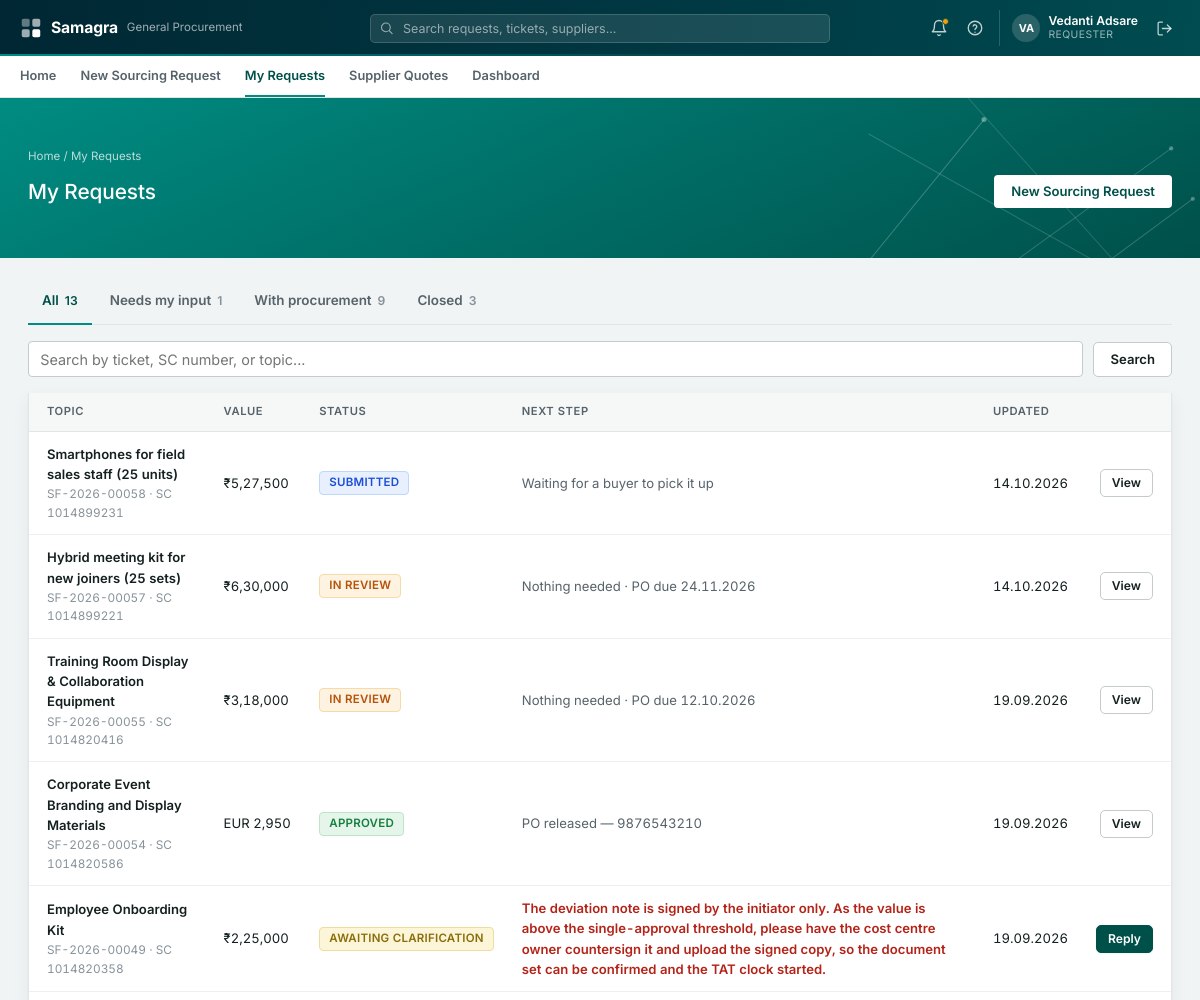
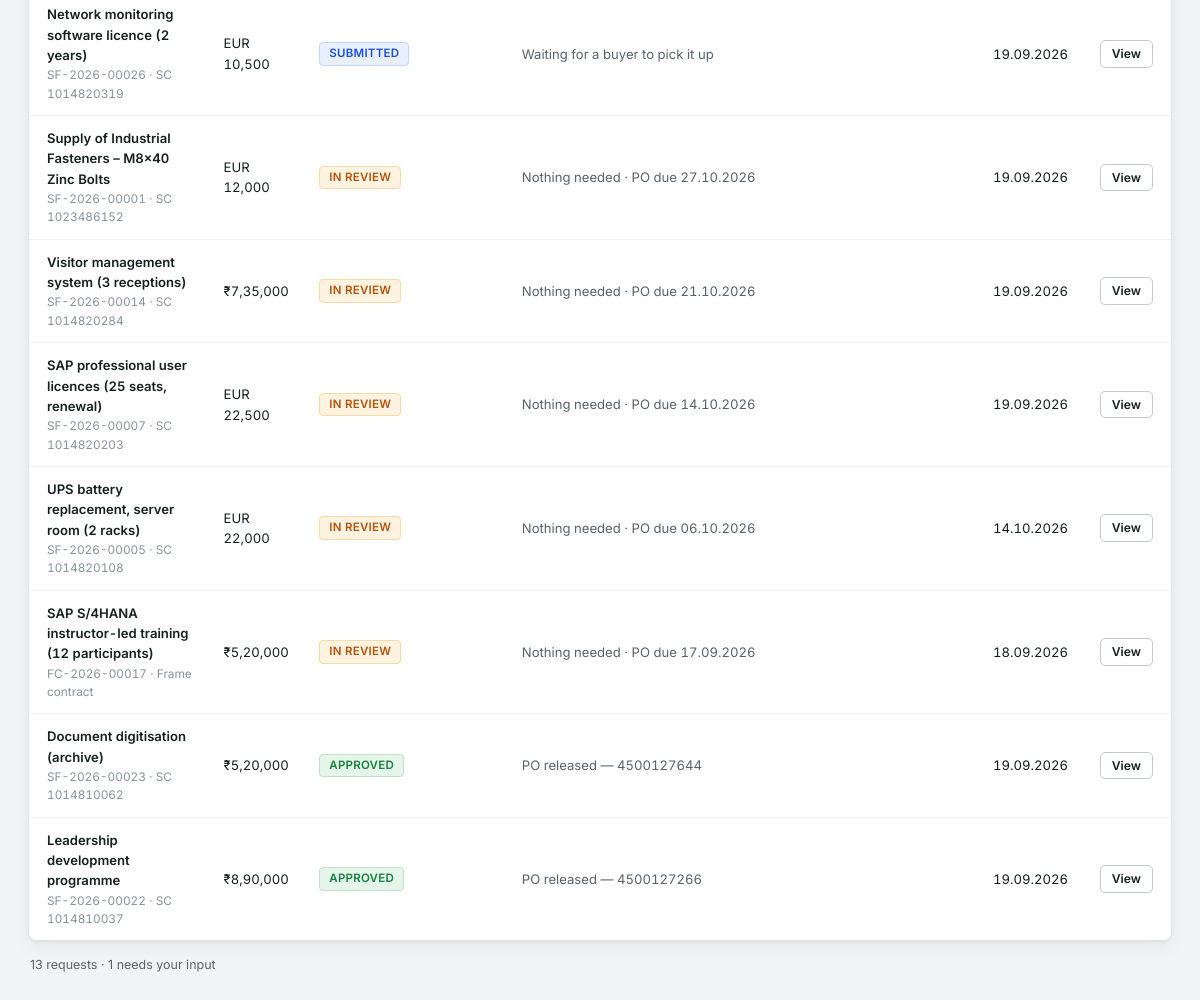
Page /requests (signed in) on the earlier database version (2 pictures, top to bottom).
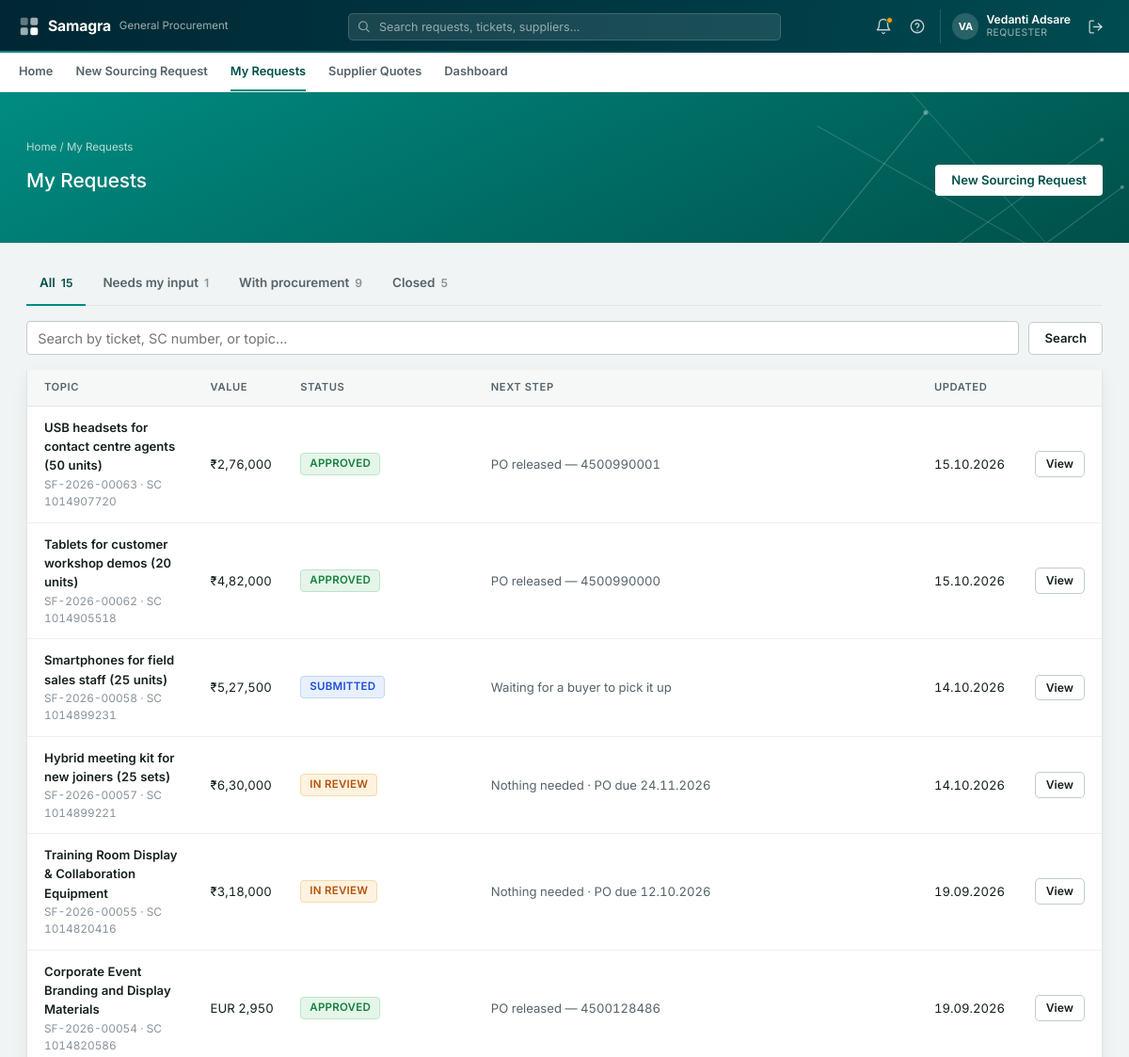
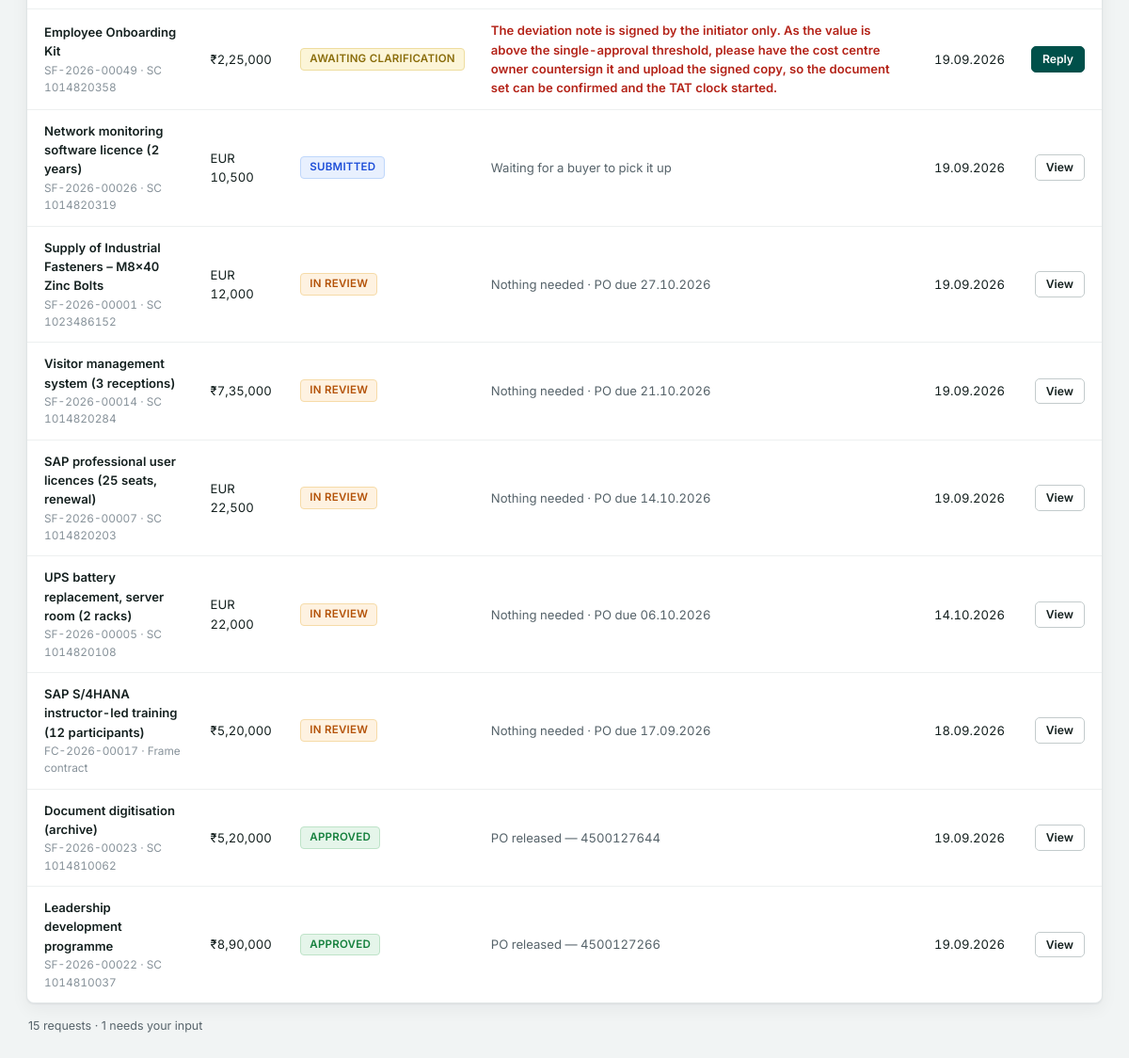
Same page on the later database version (2 pictures, top to bottom).
### tables this page shows
CREATE TABLE cases (
    id                          INTEGER PRIMARY KEY AUTOINCREMENT,
    ticket_no                   TEXT UNIQUE,
    sc_number                   TEXT NOT NULL UNIQUE,
    topic_title                 TEXT NOT NULL,
    description                 TEXT,
    requestor_name              TEXT NOT NULL,
    requestor_email             TEXT NOT NULL,
    requestor_contact           TEXT,
    is_on_behalf                INTEGER DEFAULT 0,
    submitted_by_name           TEXT,
    submitted_by_email          TEXT,
    requesting_dept             TEXT NOT NULL,
    requisitioning_bu           TEXT,
    expense_commodity           TEXT,
    delivery_location           TEXT,
    topic_value_inr             REAL NOT NULL,
    currency                    TEXT,
    tax_basis                   TEXT,
    fc_valid_till               DATE,
    date_required_by            DATE,
    submitted_at                TIMESTAMP NOT NULL,
    status                      TEXT NOT NULL,
    assigned_buyer              TEXT,
    final_corrected_docs_date   DATE,
    defined_tat                 INTEGER,
    expected_po_closure         DATE,
    case_folder                 TEXT NOT NULL,
    parse_status                TEXT,
    remarks_for_user            TEXT,
    remarks_for_buyer           TEXT,
    in_scope                    INTEGER DEFAULT 1
, cost_center TEXT, employee_code TEXT, user_id TEXT, sourcing_type TEXT DEFAULT 'Product', fx_rate REAL DEFAULT 1.0, topic_value_foreign REAL, delivery_from_date DATE, delivery_to_date DATE, mrm_conducted TEXT, mrm_reason TEXT, po_number TEXT, delivery_building TEXT, mrm_relevant TEXT, offer_analysis TEXT, offer_analysis_at TIMESTAMP, source TEXT DEFAULT 'portal', external_case_id TEXT, category TEXT, est_value REAL, est_currency TEXT, rfq_deadline DATE, external_status TEXT, sourcing_basis TEXT DEFAULT 'One-time sourcing', value_eur REAL, offer_comparison TEXT, brief TEXT, brief_at TIMESTAMP, brief_key TEXT, market_benchmark TEXT, market_benchmark_at TIMESTAMP, infosec_answers TEXT, infosec_required INTEGER);

CREATE TABLE audit_trail (
    id            INTEGER PRIMARY KEY AUTOINCREMENT,
    case_id       INTEGER NOT NULL REFERENCES cases(id),
    actor         TEXT NOT NULL,
    action        TEXT NOT NULL,
    detail        TEXT,
    created_at    TIMESTAMP NOT NULL
, visibility TEXT DEFAULT 'internal');

### routers/requester_routes.py (the view)
@router.get("/requests", response_class=HTMLResponse)
async def my_requests_list(request: Request, user=Depends(require_requester), q: str = ""):
    cases = db.list_cases({"requestor_email": user["email"]})
    if q.strip():
        needle = q.strip().lower()
        cases = [
            c for c in cases
            if needle in (c["ticket_no"] or "").lower()
            or needle in (c["sc_number"] or "").lower()
            or needle in (c["topic_title"] or "").lower()
        ]
    closed = db.closed_dates()
    counts = {"needs-input": 0, "with-procurement": 0, "completed": 0}
    for c in cases:
        clock = clock_for(c, closed.get(c["id"]))
        c["days_text"] = clock["text"]
        c["clock_sub"] = clock["sub"]
        c["clock_tone"] = clock["tone"]
        c["category"] = _list_category(c["status"])
        c["next_step"] = _next_step_text(c)
        audit = db.list_audit(c["id"])
        c["updated_at"] = audit[-1]["created_at"] if audit else c["submitted_at"]
        counts[c["category"]] += 1
    return templates.TemplateResponse(
        request,
        "requester/my_requests_list.html",
        {
            "user": user,
            "nav_page": "my_requests",
            "cases": cases,
            "q": q,
            "counts": counts,
        },
    )

### templates/requester/my_requests_list.html (shortened to what this page needs)
{% extends "base.html" %}
{% block hero %}
<div class="sf-hero-band">
    <div class="sf-hero-inner">
        <div class="sf-hero-breadcrumb">Home / My Requests</div>
        <div class="sf-hero-row">
            <div class="sf-hero-title-group">
                <h1 class="sf-hero-title">My Requests</h1>
            </div>
            <div class="sf-hero-actions">
                <a href="/requests/new" class="sf-hero-btn sf-hero-btn--solid">New Sourcing Request</a>
            </div>
        </div>
    </div>
</div>
{% endblock %}
{% block content %}
<div class="sf-list-tabs" data-list-tabs>
    <a href="#" class="sf-list-tabs__item active" data-tab-filter="all">All <span class="sf-list-tabs__count">{{ cases | length }}</span></a>
    <a href="#" class="sf-list-tabs__item" data-tab-filter="needs-input">Needs my input <span class="sf-list-tabs__count">{{ counts["needs-input"] }}</span></a>
    <a href="#" class="sf-list-tabs__item" data-tab-filter="with-procurement">With procurement <span class="sf-list-tabs__count">{{ counts["with-procurement"] }}</span></a>
    <a href="#" class="sf-list-tabs__item" data-tab-filter="completed">Closed <span class="sf-list-tabs__count">{{ counts["completed"] }}</span></a>
</div>
<form method="get" action="/requests" class="sf-filters" style="margin:16px 0;">
    <div class="sf-field sf-field--search" style="margin-bottom:0;">
        <input type="text" name="q" value="{{ q }}" placeholder="Search by ticket, SC number, or topic...">
    </div>
    <button type="submit" class="sf-btn sf-btn--secondary">Search</button>
</form>
{% if not cases %}
<div class="sf-card">
    <p class="sf-muted" style="margin:0;">
        {% if q %}No requests match "{{ q }}".{% else %}No requests found yet. Submit one from <strong>New Sourcing Request</strong>.{% endif %}
    </p>
</div>
{% else %}
<div class="sf-list-table-wrap">
<table class="sf-table">
    <thead>
        <tr><th>Topic</th><th>Value</th><th>Status</th><th>Next step</th><th>Updated</th><th></th></tr>
    </thead>
    <tbody>
    {% for c in cases %}
    <tr data-category="{{ c.category }}" data-href="/requests/{{ c.id }}" tabindex="0">
        <td><div class="sf-list-topic">{{ c.topic_title }}</div><div class="sf-list-topic__sub">{{ c.ticket_no }}{{ " · Frame contract" if c.sourcing_basis == "Frame contract" else (" · SC " ~ c.sc_number) }}</div></td>
        <td>{{ c | money }}</td>
        <td>{{ c.status | status_chip }}</td>
        <td class="sf-list-next {{ 'sf-list-next--urgent' if c.status == 'ENQUIRED' }}">{{ c.next_step }}</td>
        <td>{{ c.updated_at | date }}</td>
        <td>
            {% if c.status == "ENQUIRED" %}
            <a href="/requests/{{ c.id }}?tab=activity" class="sf-btn sf-btn--primary sf-btn--sm">Reply</a>
            {% else %}
            <a href="/requests/{{ c.id }}" class="sf-btn sf-btn--secondary sf-btn--sm">View</a>
            {% endif %}
        </td>
    </tr>
    {% endfor %}
    </tbody>
</table>
</div>
<p class="sf-list-summary">{{ cases | length }} request{{ "s" if cases | length != 1 }} · {{ counts["needs-input"] }} need{{ "s" if counts["needs-input"] == 1 }} your input</p>
{% endif %}
{% endblock %}

Differences in the rows shown:
added cases: topic_title "USB headsets for contact centre agents (50 units)", ticket_no "SF-2026-00063", sourcing_basis+sc_number "· SC 1014907720", c "₹2,76,000", status|status_chip "APPROVED", next_step "PO released — 4500990001", updated_at "15.10.2026"
added cases: topic_title "Tablets for customer workshop demos (20 units)", ticket_no "SF-2026-00062", sourcing_basis+sc_number "· SC 1014905518", c "₹4,82,000", status|status_chip "APPROVED", next_step "PO released — 4500990000", updated_at "15.10.2026"
changed cases "Corporate Event Branding and Display Materials": next_step "PO released — 9876543210" → "PO released — 4500128486"
Other differences:
{{ cases | length }}: "13" → "15"
{{ counts["completed"] }}: "3" → "5"
